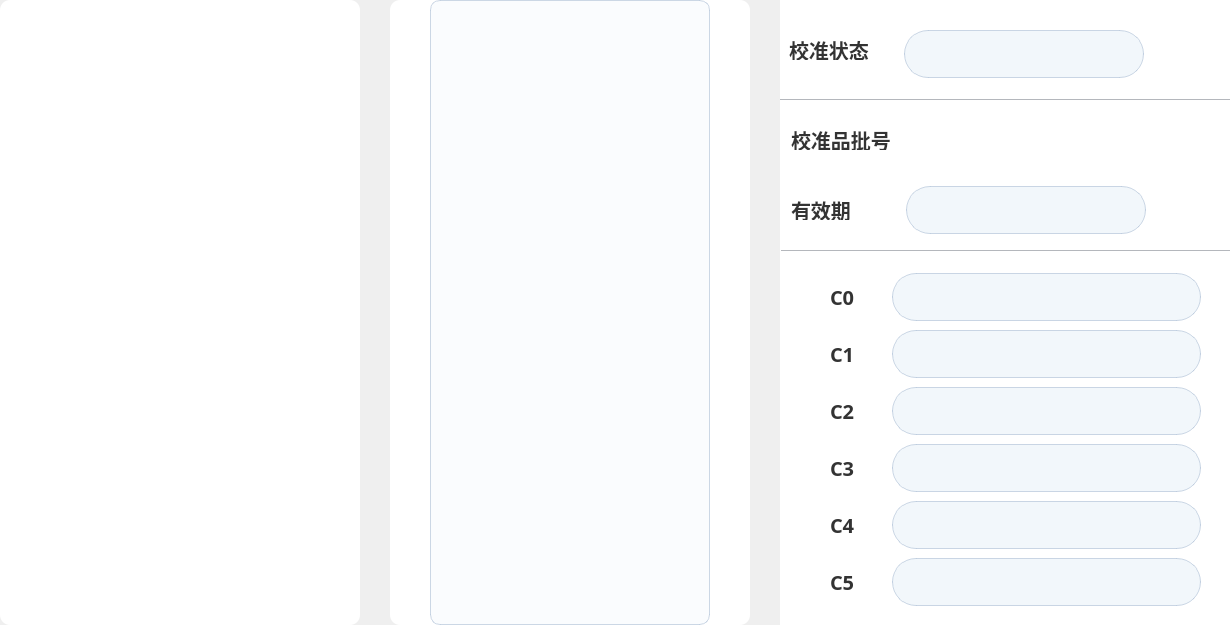
<?xml version="1.0" encoding="UTF-8"?>
<ui version="4.0">
 <class>CalibrationApplyMain</class>
 <widget class="QWidget" name="CalibrationApplyMain">
  <property name="geometry">
   <rect>
    <x>0</x>
    <y>0</y>
    <width>1230</width>
    <height>625</height>
   </rect>
  </property>
  <property name="sizePolicy">
   <sizepolicy hsizetype="Fixed" vsizetype="Fixed">
    <horstretch>0</horstretch>
    <verstretch>0</verstretch>
   </sizepolicy>
  </property>
  <property name="minimumSize">
   <size>
    <width>1180</width>
    <height>100</height>
   </size>
  </property>
  <property name="maximumSize">
   <size>
    <width>1230</width>
    <height>650</height>
   </size>
  </property>
  <property name="windowTitle">
   <string>Form</string>
  </property>
  <property name="styleSheet">
   <string notr="true"/>
  </property>
  <widget class="QWidget" name="widget_left" native="true">
   <property name="geometry">
    <rect>
     <x>0</x>
     <y>0</y>
     <width>360</width>
     <height>625</height>
    </rect>
   </property>
   <property name="sizePolicy">
    <sizepolicy hsizetype="Fixed" vsizetype="Fixed">
     <horstretch>0</horstretch>
     <verstretch>0</verstretch>
    </sizepolicy>
   </property>
   <property name="minimumSize">
    <size>
     <width>360</width>
     <height>550</height>
    </size>
   </property>
   <property name="maximumSize">
    <size>
     <width>360</width>
     <height>680</height>
    </size>
   </property>
   <property name="styleSheet">
    <string notr="true">background: #FFFFFF;
border-radius: 10px;</string>
   </property>
  </widget>
  <widget class="QWidget" name="widget_mid" native="true">
   <property name="geometry">
    <rect>
     <x>390</x>
     <y>0</y>
     <width>360</width>
     <height>625</height>
    </rect>
   </property>
   <property name="sizePolicy">
    <sizepolicy hsizetype="Fixed" vsizetype="Fixed">
     <horstretch>0</horstretch>
     <verstretch>0</verstretch>
    </sizepolicy>
   </property>
   <property name="minimumSize">
    <size>
     <width>360</width>
     <height>101</height>
    </size>
   </property>
   <property name="maximumSize">
    <size>
     <width>360</width>
     <height>680</height>
    </size>
   </property>
   <property name="styleSheet">
    <string notr="true">QWidget#widget_mid
{
border-left: 0px solid #B4B7BC;
background: #FFFFFF;
border-radius: 10px;
}

</string>
   </property>
   <widget class="QTableWidget" name="tableWidget">
    <property name="geometry">
     <rect>
      <x>40</x>
      <y>0</y>
      <width>280</width>
      <height>625</height>
     </rect>
    </property>
    <property name="sizePolicy">
     <sizepolicy hsizetype="Fixed" vsizetype="Fixed">
      <horstretch>0</horstretch>
      <verstretch>0</verstretch>
     </sizepolicy>
    </property>
    <property name="minimumSize">
     <size>
      <width>280</width>
      <height>560</height>
     </size>
    </property>
    <property name="maximumSize">
     <size>
      <width>280</width>
      <height>100000</height>
     </size>
    </property>
    <property name="styleSheet">
     <string notr="true">QTableWidget#tableWidget
{
font-family: PingFang SC;
font-weight: bold;
font-size: 26px;
line-height: 35px;
background: rgba(242,247,251,0.37);
border-radius: 10px;
border: 1px solid rgba(170,189,212,0.6);
}

QHeaderView {
    font-family: PingFang SC;
	font-weight: 500;
	font-size: 24px;
	color: #FFFFFF;
	line-height: 35px;
}

QHeaderView::section {
    background-color: #437AFF;
    border-top-left-radius: 10px;  
    border-top-right-radius: 10px;  
    padding: 5px;
    border: 1px solid #437AFF; 
    height: 35px; 
}</string>
    </property>
   </widget>
  </widget>
  <widget class="QWidget" name="widget_right" native="true">
   <property name="geometry">
    <rect>
     <x>780</x>
     <y>0</y>
     <width>450</width>
     <height>650</height>
    </rect>
   </property>
   <property name="sizePolicy">
    <sizepolicy hsizetype="Fixed" vsizetype="Fixed">
     <horstretch>0</horstretch>
     <verstretch>0</verstretch>
    </sizepolicy>
   </property>
   <property name="minimumSize">
    <size>
     <width>396</width>
     <height>0</height>
    </size>
   </property>
   <property name="maximumSize">
    <size>
     <width>1400</width>
     <height>680</height>
    </size>
   </property>
   <property name="styleSheet">
    <string notr="true">QWidget#widget_right
{
border-left: 0px solid #B4B7BC;
background: #FFFFFF;
border-radius: 10px;
}</string>
   </property>
   <widget class="QWidget" name="widget" native="true">
    <property name="geometry">
     <rect>
      <x>-1</x>
      <y>0</y>
      <width>451</width>
      <height>100</height>
     </rect>
    </property>
    <property name="sizePolicy">
     <sizepolicy hsizetype="Fixed" vsizetype="Fixed">
      <horstretch>0</horstretch>
      <verstretch>0</verstretch>
     </sizepolicy>
    </property>
    <property name="minimumSize">
     <size>
      <width>0</width>
      <height>100</height>
     </size>
    </property>
    <property name="maximumSize">
     <size>
      <width>10000</width>
      <height>10000</height>
     </size>
    </property>
    <property name="styleSheet">
     <string notr="true">QWidget#widget
{
border-bottom: 1px solid #B4B7BC;
background: #FFFFFF;

}</string>
    </property>
    <widget class="QLineEdit" name="lineEdit">
     <property name="geometry">
      <rect>
       <x>125</x>
       <y>30</y>
       <width>240</width>
       <height>48</height>
      </rect>
     </property>
     <property name="sizePolicy">
      <sizepolicy hsizetype="Fixed" vsizetype="Fixed">
       <horstretch>0</horstretch>
       <verstretch>0</verstretch>
      </sizepolicy>
     </property>
     <property name="minimumSize">
      <size>
       <width>240</width>
       <height>48</height>
      </size>
     </property>
     <property name="maximumSize">
      <size>
       <width>240</width>
       <height>48</height>
      </size>
     </property>
     <property name="styleSheet">
      <string notr="true">width: 240px;
height: 48px;
background: #F2F7FB;
border-radius: 24px;
border: 1px solid rgba(170,189,212,0.6);</string>
     </property>
    </widget>
    <widget class="QLabel" name="label">
     <property name="geometry">
      <rect>
       <x>10</x>
       <y>40</y>
       <width>86</width>
       <height>20</height>
      </rect>
     </property>
     <property name="sizePolicy">
      <sizepolicy hsizetype="Fixed" vsizetype="Fixed">
       <horstretch>0</horstretch>
       <verstretch>0</verstretch>
      </sizepolicy>
     </property>
     <property name="minimumSize">
      <size>
       <width>86</width>
       <height>20</height>
      </size>
     </property>
     <property name="maximumSize">
      <size>
       <width>86</width>
       <height>20</height>
      </size>
     </property>
     <property name="styleSheet">
      <string notr="true">width: 79px;
height: 20px;
font-family: PingFang SC;
font-weight: 500;
font-size: 20px;
color: #333333;
line-height: 35px;</string>
     </property>
     <property name="text">
      <string>校准状态</string>
     </property>
    </widget>
   </widget>
   <widget class="QWidget" name="widget_2" native="true">
    <property name="geometry">
     <rect>
      <x>1</x>
      <y>100</y>
      <width>451</width>
      <height>151</height>
     </rect>
    </property>
    <property name="sizePolicy">
     <sizepolicy hsizetype="Fixed" vsizetype="Fixed">
      <horstretch>0</horstretch>
      <verstretch>0</verstretch>
     </sizepolicy>
    </property>
    <property name="minimumSize">
     <size>
      <width>392</width>
      <height>139</height>
     </size>
    </property>
    <property name="maximumSize">
     <size>
      <width>10000</width>
      <height>10000</height>
     </size>
    </property>
    <property name="styleSheet">
     <string notr="true">QWidget#widget_2
{
background: #FFFFFF;
border-bottom: 1px solid #B4B7BC;
}</string>
    </property>
    <widget class="QLabel" name="label_3">
     <property name="geometry">
      <rect>
       <x>10</x>
       <y>30</y>
       <width>105</width>
       <height>20</height>
      </rect>
     </property>
     <property name="sizePolicy">
      <sizepolicy hsizetype="Fixed" vsizetype="Fixed">
       <horstretch>0</horstretch>
       <verstretch>0</verstretch>
      </sizepolicy>
     </property>
     <property name="minimumSize">
      <size>
       <width>105</width>
       <height>20</height>
      </size>
     </property>
     <property name="maximumSize">
      <size>
       <width>105</width>
       <height>20</height>
      </size>
     </property>
     <property name="styleSheet">
      <string notr="true">width: 98px;
height: 20px;
font-family: PingFang SC;
font-weight: 500;
font-size: 20px;
color: #333333;
line-height: 35px;</string>
     </property>
     <property name="text">
      <string>校准品批号</string>
     </property>
    </widget>
    <widget class="QWidget" name="widget_switch_cal" native="true">
     <property name="geometry">
      <rect>
       <x>125</x>
       <y>0</y>
       <width>321</width>
       <height>81</height>
      </rect>
     </property>
     <property name="sizePolicy">
      <sizepolicy hsizetype="Fixed" vsizetype="Fixed">
       <horstretch>0</horstretch>
       <verstretch>0</verstretch>
      </sizepolicy>
     </property>
     <property name="minimumSize">
      <size>
       <width>250</width>
       <height>61</height>
      </size>
     </property>
     <property name="maximumSize">
      <size>
       <width>1000</width>
       <height>1000</height>
      </size>
     </property>
    </widget>
    <widget class="QLineEdit" name="lineEdit_4">
     <property name="geometry">
      <rect>
       <x>125</x>
       <y>86</y>
       <width>240</width>
       <height>48</height>
      </rect>
     </property>
     <property name="sizePolicy">
      <sizepolicy hsizetype="Fixed" vsizetype="Fixed">
       <horstretch>0</horstretch>
       <verstretch>0</verstretch>
      </sizepolicy>
     </property>
     <property name="minimumSize">
      <size>
       <width>240</width>
       <height>48</height>
      </size>
     </property>
     <property name="maximumSize">
      <size>
       <width>240</width>
       <height>48</height>
      </size>
     </property>
     <property name="styleSheet">
      <string notr="true">width: 241px;
height: 48px;
background: #F2F7FB;
border-radius: 24px;
border: 1px solid rgba(170,189,212,0.6);</string>
     </property>
    </widget>
    <widget class="QLabel" name="label_4">
     <property name="geometry">
      <rect>
       <x>10</x>
       <y>100</y>
       <width>68</width>
       <height>20</height>
      </rect>
     </property>
     <property name="sizePolicy">
      <sizepolicy hsizetype="Fixed" vsizetype="Fixed">
       <horstretch>0</horstretch>
       <verstretch>0</verstretch>
      </sizepolicy>
     </property>
     <property name="minimumSize">
      <size>
       <width>68</width>
       <height>20</height>
      </size>
     </property>
     <property name="maximumSize">
      <size>
       <width>68</width>
       <height>20</height>
      </size>
     </property>
     <property name="styleSheet">
      <string notr="true">width: 58px;
height: 20px;
font-family: PingFang SC;
font-weight: 500;
font-size: 20px;
color: #333333;
line-height: 35px;</string>
     </property>
     <property name="text">
      <string>有效期</string>
     </property>
    </widget>
   </widget>
   <widget class="QWidget" name="widget_3" native="true">
    <property name="geometry">
     <rect>
      <x>20</x>
      <y>270</y>
      <width>431</width>
      <height>341</height>
     </rect>
    </property>
    <property name="sizePolicy">
     <sizepolicy hsizetype="Fixed" vsizetype="Fixed">
      <horstretch>0</horstretch>
      <verstretch>0</verstretch>
     </sizepolicy>
    </property>
    <property name="minimumSize">
     <size>
      <width>392</width>
      <height>336</height>
     </size>
    </property>
    <property name="maximumSize">
     <size>
      <width>10000</width>
      <height>10000</height>
     </size>
    </property>
    <property name="styleSheet">
     <string notr="true">background: #FFFFFF;
border-radius: 10px;</string>
    </property>
    <layout class="QGridLayout" name="gridLayout_4">
     <item row="2" column="0">
      <widget class="QLabel" name="label_c2">
       <property name="sizePolicy">
        <sizepolicy hsizetype="Fixed" vsizetype="Fixed">
         <horstretch>0</horstretch>
         <verstretch>0</verstretch>
        </sizepolicy>
       </property>
       <property name="minimumSize">
        <size>
         <width>26</width>
         <height>16</height>
        </size>
       </property>
       <property name="maximumSize">
        <size>
         <width>26</width>
         <height>16</height>
        </size>
       </property>
       <property name="styleSheet">
        <string notr="true">width: 26px;
height: 16px;
font-family: PingFang SC;
font-weight: 500;
font-size: 20px;
color: #333333;
line-height: 35px;</string>
       </property>
       <property name="text">
        <string>C2</string>
       </property>
      </widget>
     </item>
     <item row="5" column="1">
      <widget class="QLineEdit" name="edit_c5">
       <property name="sizePolicy">
        <sizepolicy hsizetype="Fixed" vsizetype="Fixed">
         <horstretch>0</horstretch>
         <verstretch>0</verstretch>
        </sizepolicy>
       </property>
       <property name="minimumSize">
        <size>
         <width>309</width>
         <height>48</height>
        </size>
       </property>
       <property name="maximumSize">
        <size>
         <width>309</width>
         <height>48</height>
        </size>
       </property>
       <property name="styleSheet">
        <string notr="true">width: 310px;
height: 48px;
background: #F2F7FB;
border-radius: 24px;
border: 1px solid rgba(170,189,212,0.6);
width: 108px;
height: 18px;
font-family: PingFang SC;
font-weight: bold;
font-size: 23px;
color: #333333;
line-height: 43px;</string>
       </property>
      </widget>
     </item>
     <item row="2" column="1">
      <widget class="QLineEdit" name="edit_c2">
       <property name="sizePolicy">
        <sizepolicy hsizetype="Fixed" vsizetype="Fixed">
         <horstretch>0</horstretch>
         <verstretch>0</verstretch>
        </sizepolicy>
       </property>
       <property name="minimumSize">
        <size>
         <width>309</width>
         <height>48</height>
        </size>
       </property>
       <property name="maximumSize">
        <size>
         <width>309</width>
         <height>48</height>
        </size>
       </property>
       <property name="styleSheet">
        <string notr="true">width: 310px;
height: 48px;
background: #F2F7FB;
border-radius: 24px;
border: 1px solid rgba(170,189,212,0.6);
width: 108px;
height: 18px;
font-family: PingFang SC;
font-weight: bold;
font-size: 23px;
color: #333333;
line-height: 43px;</string>
       </property>
      </widget>
     </item>
     <item row="3" column="1">
      <widget class="QLineEdit" name="edit_c3">
       <property name="sizePolicy">
        <sizepolicy hsizetype="Fixed" vsizetype="Fixed">
         <horstretch>0</horstretch>
         <verstretch>0</verstretch>
        </sizepolicy>
       </property>
       <property name="minimumSize">
        <size>
         <width>309</width>
         <height>48</height>
        </size>
       </property>
       <property name="maximumSize">
        <size>
         <width>309</width>
         <height>48</height>
        </size>
       </property>
       <property name="styleSheet">
        <string notr="true">width: 310px;
height: 48px;
background: #F2F7FB;
border-radius: 24px;
border: 1px solid rgba(170,189,212,0.6);
width: 108px;
height: 18px;
font-family: PingFang SC;
font-weight: bold;
font-size: 23px;
color: #333333;
line-height: 43px;</string>
       </property>
      </widget>
     </item>
     <item row="3" column="0">
      <widget class="QLabel" name="label_c3">
       <property name="sizePolicy">
        <sizepolicy hsizetype="Fixed" vsizetype="Fixed">
         <horstretch>0</horstretch>
         <verstretch>0</verstretch>
        </sizepolicy>
       </property>
       <property name="minimumSize">
        <size>
         <width>26</width>
         <height>16</height>
        </size>
       </property>
       <property name="maximumSize">
        <size>
         <width>26</width>
         <height>16</height>
        </size>
       </property>
       <property name="styleSheet">
        <string notr="true">width: 22px;
height: 16px;
font-family: PingFang SC;
font-weight: 500;
font-size: 20px;
color: #333333;
line-height: 35px;</string>
       </property>
       <property name="text">
        <string>C3</string>
       </property>
      </widget>
     </item>
     <item row="4" column="0">
      <widget class="QLabel" name="label_c4">
       <property name="sizePolicy">
        <sizepolicy hsizetype="Fixed" vsizetype="Fixed">
         <horstretch>0</horstretch>
         <verstretch>0</verstretch>
        </sizepolicy>
       </property>
       <property name="minimumSize">
        <size>
         <width>26</width>
         <height>16</height>
        </size>
       </property>
       <property name="maximumSize">
        <size>
         <width>26</width>
         <height>16</height>
        </size>
       </property>
       <property name="styleSheet">
        <string notr="true">width: 22px;
height: 16px;
font-family: PingFang SC;
font-weight: 500;
font-size: 20px;
color: #333333;
line-height: 35px;</string>
       </property>
       <property name="text">
        <string>C4</string>
       </property>
      </widget>
     </item>
     <item row="0" column="1">
      <widget class="QLineEdit" name="edit_c0">
       <property name="sizePolicy">
        <sizepolicy hsizetype="Fixed" vsizetype="Fixed">
         <horstretch>0</horstretch>
         <verstretch>0</verstretch>
        </sizepolicy>
       </property>
       <property name="minimumSize">
        <size>
         <width>309</width>
         <height>48</height>
        </size>
       </property>
       <property name="maximumSize">
        <size>
         <width>309</width>
         <height>48</height>
        </size>
       </property>
       <property name="styleSheet">
        <string notr="true">width: 310px;
height: 48px;
background: #F2F7FB;
border-radius: 24px;
border: 1px solid rgba(170,189,212,0.6);
width: 108px;
height: 18px;
font-family: PingFang SC;
font-weight: bold;
font-size: 23px;
color: #333333;
line-height: 43px;</string>
       </property>
      </widget>
     </item>
     <item row="4" column="1">
      <widget class="QLineEdit" name="edit_c4">
       <property name="sizePolicy">
        <sizepolicy hsizetype="Fixed" vsizetype="Fixed">
         <horstretch>0</horstretch>
         <verstretch>0</verstretch>
        </sizepolicy>
       </property>
       <property name="minimumSize">
        <size>
         <width>309</width>
         <height>48</height>
        </size>
       </property>
       <property name="maximumSize">
        <size>
         <width>309</width>
         <height>48</height>
        </size>
       </property>
       <property name="styleSheet">
        <string notr="true">width: 310px;
height: 48px;
background: #F2F7FB;
border-radius: 24px;
border: 1px solid rgba(170,189,212,0.6);
width: 108px;
height: 18px;
font-family: PingFang SC;
font-weight: bold;
font-size: 23px;
color: #333333;
line-height: 43px;</string>
       </property>
      </widget>
     </item>
     <item row="1" column="0">
      <widget class="QLabel" name="label_c1">
       <property name="sizePolicy">
        <sizepolicy hsizetype="Fixed" vsizetype="Fixed">
         <horstretch>0</horstretch>
         <verstretch>0</verstretch>
        </sizepolicy>
       </property>
       <property name="minimumSize">
        <size>
         <width>26</width>
         <height>16</height>
        </size>
       </property>
       <property name="maximumSize">
        <size>
         <width>26</width>
         <height>16</height>
        </size>
       </property>
       <property name="styleSheet">
        <string notr="true">width: 22px;
height: 16px;
font-family: PingFang SC;
font-weight: 500;
font-size: 20px;
color: #333333;
line-height: 35px;</string>
       </property>
       <property name="text">
        <string>C1</string>
       </property>
      </widget>
     </item>
     <item row="1" column="1">
      <widget class="QLineEdit" name="edit_c1">
       <property name="sizePolicy">
        <sizepolicy hsizetype="Fixed" vsizetype="Fixed">
         <horstretch>0</horstretch>
         <verstretch>0</verstretch>
        </sizepolicy>
       </property>
       <property name="minimumSize">
        <size>
         <width>309</width>
         <height>48</height>
        </size>
       </property>
       <property name="maximumSize">
        <size>
         <width>309</width>
         <height>48</height>
        </size>
       </property>
       <property name="styleSheet">
        <string notr="true">width: 310px;
height: 48px;
background: #F2F7FB;
border-radius: 24px;
border: 1px solid rgba(170,189,212,0.6);
width: 108px;
height: 18px;
font-family: PingFang SC;
font-weight: bold;
font-size: 23px;
color: #333333;
line-height: 43px;</string>
       </property>
      </widget>
     </item>
     <item row="5" column="0">
      <widget class="QLabel" name="label_c5">
       <property name="sizePolicy">
        <sizepolicy hsizetype="Fixed" vsizetype="Fixed">
         <horstretch>0</horstretch>
         <verstretch>0</verstretch>
        </sizepolicy>
       </property>
       <property name="minimumSize">
        <size>
         <width>26</width>
         <height>16</height>
        </size>
       </property>
       <property name="maximumSize">
        <size>
         <width>26</width>
         <height>16</height>
        </size>
       </property>
       <property name="styleSheet">
        <string notr="true">width: 22px;
height: 16px;
font-family: PingFang SC;
font-weight: 500;
font-size: 20px;
color: #333333;
line-height: 35px;</string>
       </property>
       <property name="text">
        <string>C5</string>
       </property>
      </widget>
     </item>
     <item row="0" column="0">
      <widget class="QLabel" name="label_c0">
       <property name="sizePolicy">
        <sizepolicy hsizetype="Fixed" vsizetype="Fixed">
         <horstretch>0</horstretch>
         <verstretch>0</verstretch>
        </sizepolicy>
       </property>
       <property name="minimumSize">
        <size>
         <width>26</width>
         <height>16</height>
        </size>
       </property>
       <property name="maximumSize">
        <size>
         <width>26</width>
         <height>16</height>
        </size>
       </property>
       <property name="styleSheet">
        <string notr="true">width: 22px;
height: 16px;
font-family: PingFang SC;
font-weight: 500;
font-size: 20px;
color: #333333;
line-height: 35px;</string>
       </property>
       <property name="text">
        <string>C0</string>
       </property>
      </widget>
     </item>
    </layout>
   </widget>
  </widget>
 </widget>
 <resources/>
 <connections/>
</ui>
